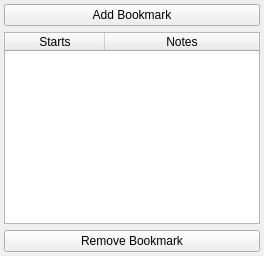
       <widget class="QWidget" name="bookmarkTab">
        <attribute name="title">
         <string>Bookmarks</string>
        </attribute>
        <layout class="QVBoxLayout" name="verticalLayout_2">
         <property name="leftMargin">
          <number>4</number>
         </property>
         <property name="topMargin">
          <number>4</number>
         </property>
         <property name="rightMargin">
          <number>4</number>
         </property>
         <property name="bottomMargin">
          <number>4</number>
         </property>
         <item>
          <widget class="QPushButton" name="addBookmarkButton">
           <property name="styleSheet">
            <string notr="true"/>
           </property>
           <property name="text">
            <string>Add Bookmark</string>
           </property>
          </widget>
         </item>
         <item>
          <widget class="QTableWidget" name="bookmarkTable">
           <property name="alternatingRowColors">
            <bool>true</bool>
           </property>
           <property name="selectionMode">
            <enum>QAbstractItemView::SingleSelection</enum>
           </property>
           <property name="selectionBehavior">
            <enum>QAbstractItemView::SelectRows</enum>
           </property>
           <property name="sortingEnabled">
            <bool>true</bool>
           </property>
           <attribute name="horizontalHeaderStretchLastSection">
            <bool>true</bool>
           </attribute>
           <column>
            <property name="text">
             <string>Starts</string>
            </property>
           </column>
           <column>
            <property name="text">
             <string>Notes</string>
            </property>
           </column>
          </widget>
         </item>
         <item>
          <widget class="QPushButton" name="removeBookmarkButton">
           <property name="text">
            <string>Remove Bookmark</string>
           </property>
          </widget>
         </item>
        </layout>
       </widget>
